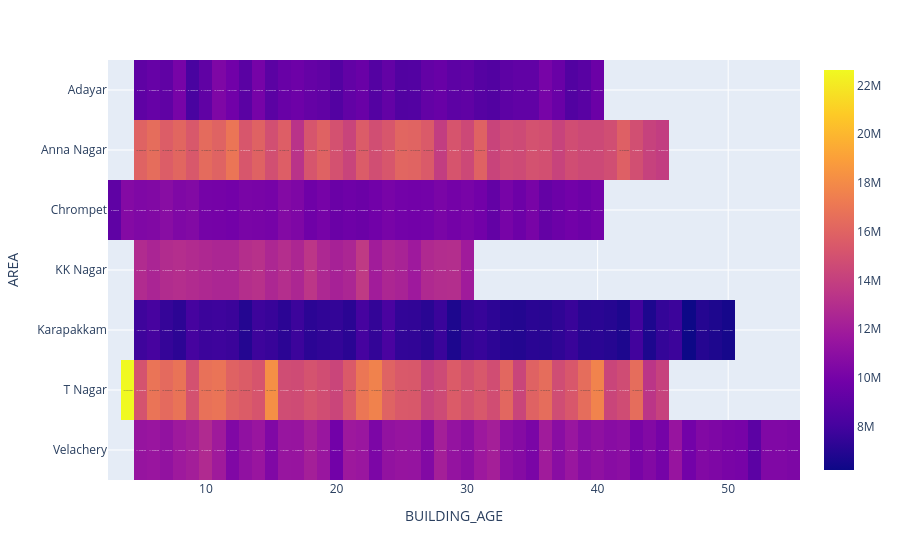

Source (notebook cell):
### Code cell
fig = px.imshow(df.pivot_table(index='AREA',columns='BUILDING_AGE',values='SALES_PRICE',aggfunc='mean'),text_auto=True)
fig.show()

### Figure 1 — Plotly figure (JSON) as saved in the notebook; plotly's stock layout.template omitted (floating-point values rounded to 4 significant figures; data arrays with more than 128 entries replaced by an {"elided": "..."} marker saying what was removed)
{"data": [{"coloraxis": "coloraxis", "hovertemplate": "BUILDING_AGE: %{x}<br>AREA: %{y}<br>color: %{z}<extra></extra>", "name": "0", "texttemplate": "%{z}", "type": "heatmap", "x": [3, 4, 5, 6, 7, 8, 9, 10, 11, 12, 13, 14, 15, 16, 17, 18, 19, 20, 21, 22, 23, 24, 25, 26, 27, 28, 29, 30, 31, 32, 33, 34, 35, 36, 37, 38, 39, 40, 41, 42, 43, 44, 45, 46, 47, 48, 49, 50, 51, 52, 53, 54, 55], "xaxis": "x", "y": ["Adayar", "Anna Nagar", "Chrompet", "KK Nagar", "Karapakkam", "T Nagar", "Velachery"], "yaxis": "y", "z": {"elided": "7x53 float values"}}], "layout": {"coloraxis": {"colorscale": [[0, "#0d0887"], [0.1111, "#46039f"], [0.2222, "#7201a8"], [0.3333, "#9c179e"], [0.4444, "#bd3786"], [0.5556, "#d8576b"], [0.6667, "#ed7953"], [0.7778, "#fb9f3a"], [0.8889, "#fdca26"], [1, "#f0f921"]]}, "margin": {"t": 60}, "xaxis": {"anchor": "y", "constrain": "domain", "domain": [0, 1], "scaleanchor": "y", "title": {"text": "BUILDING_AGE"}}, "yaxis": {"anchor": "x", "autorange": "reversed", "constrain": "domain", "domain": [0, 1], "title": {"text": "AREA"}}}}
